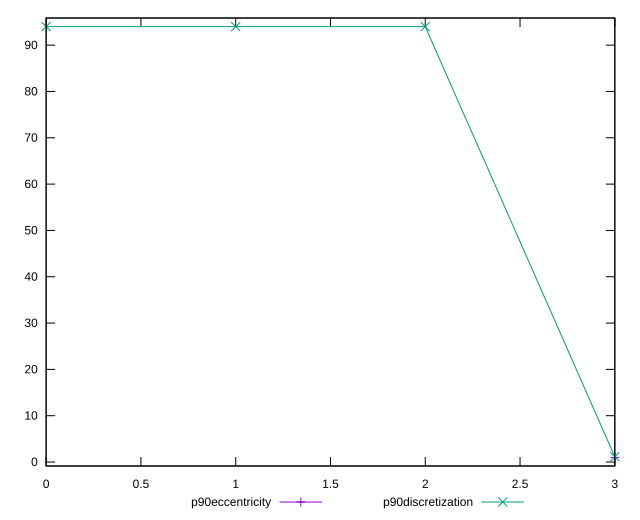

Write gnuplot code to recreate this figure.
reset

$p90Eccentricity <<EOF
3 1.0000000000000004
EOF

$p90Discretization <<EOF
0 94
1 94
2 94
3 1.1325301204819278
EOF

set key outside below
set xrange [0:3]
set yrange [-0.8599999999999997:95.86]
set trange [-0.8599999999999997:95.86]
set terminal svg size 640, 520 enhanced background rgb 'white'
set output "reports/report_00028_2021-02-24T12-49-42.674Z/render-blocking-resources/progression/eccentricity.svg"

plot $p90Eccentricity title "p90eccentricity" with linespoints, \
     $p90Discretization title "p90discretization" with linespoints

reset
